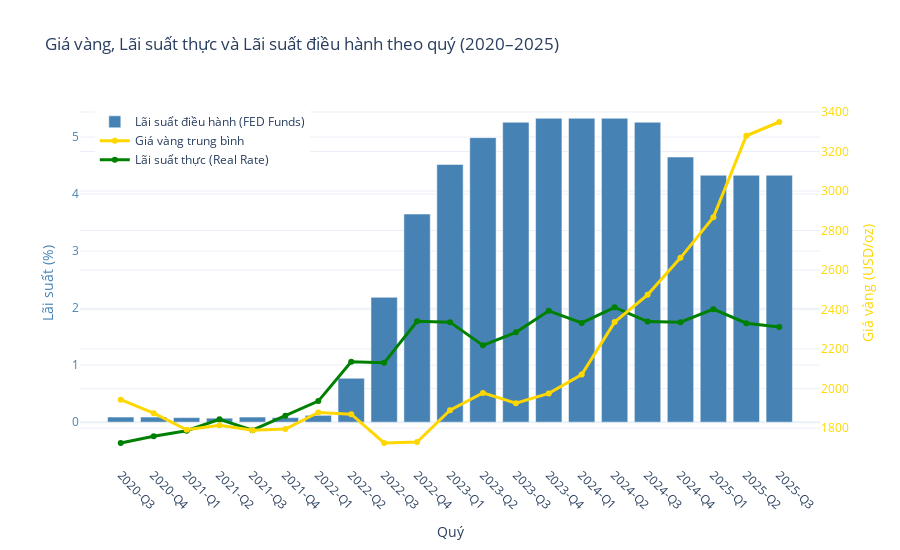

Here is the notebook cell this chart was saved with:
### Code cell
import plotly.graph_objects as go

fig = go.Figure()

# --- Cột: Lãi suất điều hành ---
fig.add_trace(
    go.Bar(
        x=df_fed_cpi_gold["quarter"],
        y=df_fed_cpi_gold["FEDFUNDS"],
        name="Lãi suất điều hành (FED Funds)",
        marker_color="steelblue",
        yaxis="y1"
    )
)

# --- Đường: Giá vàng ---
fig.add_trace(
    go.Scatter(
        x=df_fed_cpi_gold["quarter"],
        y=df_fed_cpi_gold["avg_close_price"],
        name="Giá vàng trung bình",
        mode="lines+markers",
        line=dict(width=3, color="gold"),
        yaxis="y2"
    )
)

# --- Đường: Lãi suất thực ---
fig.add_trace(
    go.Scatter(
        x=df_fed_cpi_gold["quarter"],
        y=df_fed_cpi_gold["REAINTRATREARAT10Y"],
        name="Lãi suất thực (Real Rate)",
        mode="lines+markers",
        line=dict(width=3, color="green"),
        yaxis="y1"
    )
)

# --- Layout ---
fig.update_layout(
    title="Giá vàng, Lãi suất thực và Lãi suất điều hành theo quý (2020–2025)",
    xaxis=dict(title="Quý", tickangle=45),

    yaxis=dict(
        title="Lãi suất (%)",
        titlefont=dict(color="steelblue"),
        tickfont=dict(color="steelblue")
    ),

    yaxis2=dict(
        title="Giá vàng (USD/oz)",
        titlefont=dict(color="gold"),
        tickfont=dict(color="gold"),
        overlaying="y",
        side="right"
    ),

    bargap=0.2,
    height=550,
    template="plotly_white",
    legend=dict(x=0.02, y=0.98)
)

fig.show()

### Figure 1 — Plotly figure (JSON) as saved in the notebook; plotly's stock layout.template omitted (floating-point values rounded to 4 significant figures)
{"data": [{"marker": {"color": "steelblue"}, "name": "Lãi suất điều hành (FED Funds)", "type": "bar", "x": ["2020-Q3", "2020-Q4", "2021-Q1", "2021-Q2", "2021-Q3", "2021-Q4", "2022-Q1", "2022-Q2", "2022-Q3", "2022-Q4", "2023-Q1", "2023-Q2", "2023-Q3", "2023-Q4", "2024-Q1", "2024-Q2", "2024-Q3", "2024-Q4", "2025-Q1", "2025-Q2", "2025-Q3"], "y": [0.09, 0.09, 0.08, 0.07, 0.09, 0.08, 0.12, 0.77, 2.19, 3.65, 4.52, 4.99, 5.26, 5.33, 5.33, 5.33, 5.26, 4.65, 4.33, 4.33, 4.33], "yaxis": "y"}, {"line": {"color": "gold", "width": 3}, "mode": "lines+markers", "name": "Giá vàng trung bình", "type": "scatter", "x": ["2020-Q3", "2020-Q4", "2021-Q1", "2021-Q2", "2021-Q3", "2021-Q4", "2022-Q1", "2022-Q2", "2022-Q3", "2022-Q4", "2023-Q1", "2023-Q2", "2023-Q3", "2023-Q4", "2024-Q1", "2024-Q2", "2024-Q3", "2024-Q4", "2025-Q1", "2025-Q2", "2025-Q3"], "y": [1944.0, 1875.0, 1792.0, 1815.0, 1789.0, 1796.0, 1879.0, 1870.0, 1725.0, 1730.0, 1890.0, 1978.0, 1926.0, 1976.0, 2071.0, 2337.0, 2475.0, 2662.0, 2868.0, 3280.0, 3349.0], "yaxis": "y2"}, {"line": {"color": "green", "width": 3}, "mode": "lines+markers", "name": "Lãi suất thực (Real Rate)", "type": "scatter", "x": ["2020-Q3", "2020-Q4", "2021-Q1", "2021-Q2", "2021-Q3", "2021-Q4", "2022-Q1", "2022-Q2", "2022-Q3", "2022-Q4", "2023-Q1", "2023-Q2", "2023-Q3", "2023-Q4", "2024-Q1", "2024-Q2", "2024-Q3", "2024-Q4", "2025-Q1", "2025-Q2", "2025-Q3"], "y": [-0.3653, -0.246, -0.1511, 0.04978, -0.1402, 0.1145, 0.3694, 1.059, 1.041, 1.768, 1.754, 1.347, 1.576, 1.953, 1.741, 2.014, 1.765, 1.754, 1.981, 1.735, 1.67], "yaxis": "y"}], "layout": {"bargap": 0.2, "height": 550, "legend": {"x": 0.02, "y": 0.98}, "title": {"text": "Giá vàng, Lãi suất thực và Lãi suất điều hành theo quý (2020–2025)"}, "xaxis": {"tickangle": 45, "title": {"text": "Quý"}}, "yaxis": {"tickfont": {"color": "steelblue"}, "title": {"font": {"color": "steelblue"}, "text": "Lãi suất (%)"}}, "yaxis2": {"overlaying": "y", "side": "right", "tickfont": {"color": "gold"}, "title": {"font": {"color": "gold"}, "text": "Giá vàng (USD/oz)"}}}}
